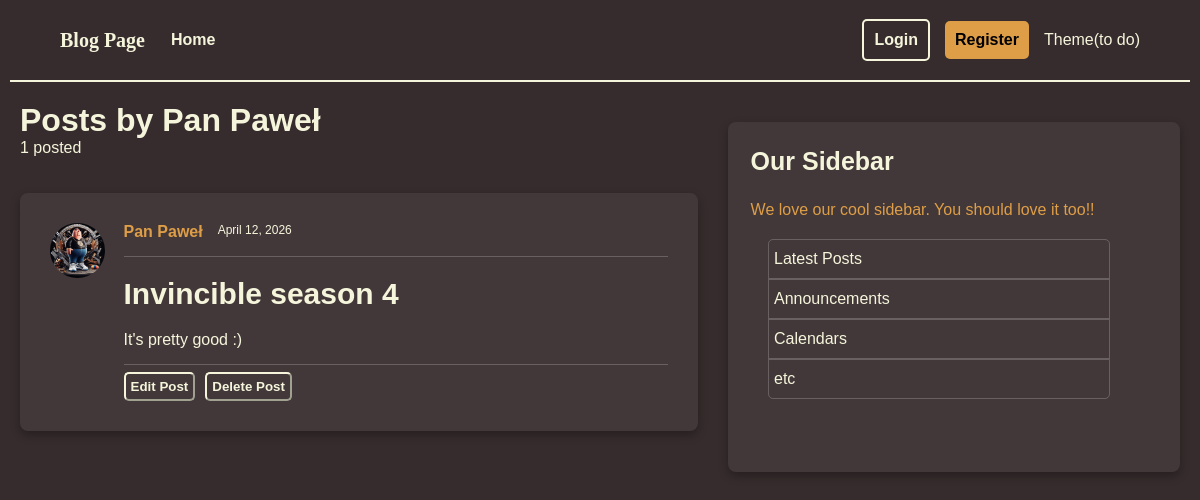
Before: /users/1/posts with the older database file.
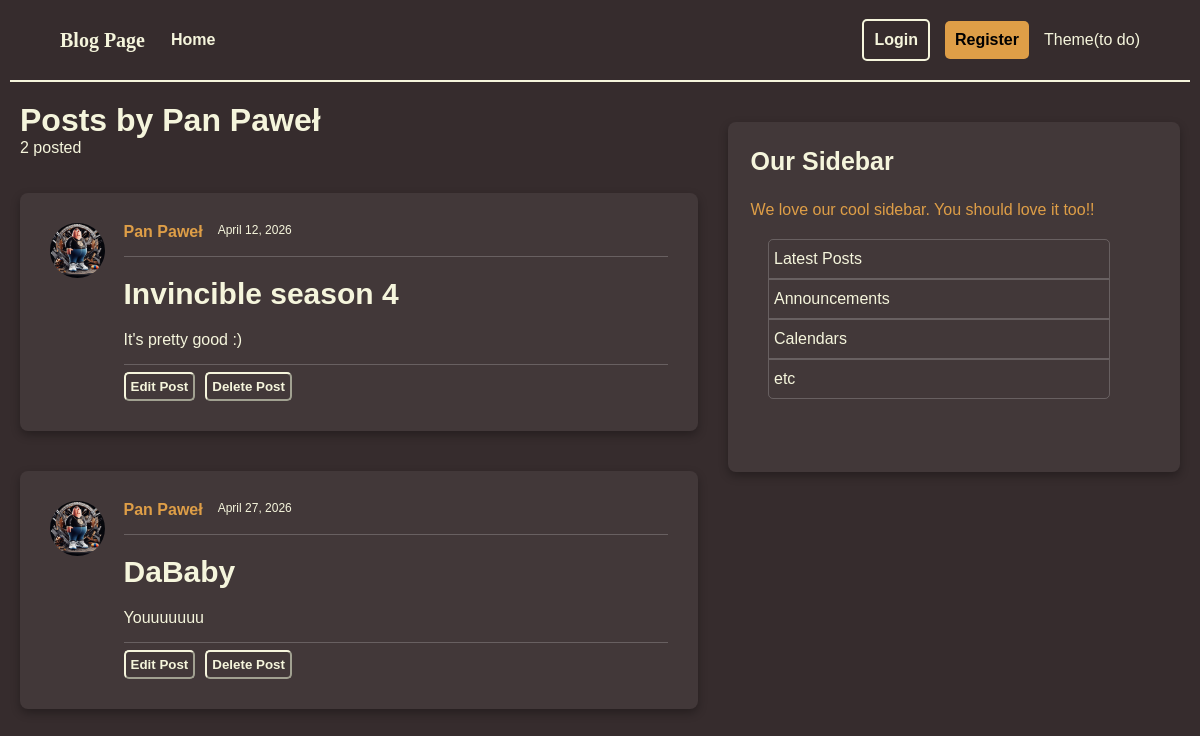
After: the same page with the newer database file.
### models.py (models this page shows, shortened)
class Post(Base):
    __tablename__ = "posts"
    id: Mapped[int] = mapped_column(Integer, primary_key=True, index=True)
    title: Mapped[str] = mapped_column(String(100), nullable=False)
    content: Mapped[str] = mapped_column(Text, nullable=False)
    user_id: Mapped[int] = mapped_column(
        ForeignKey("users.id"),
        nullable=False,
        index=True,
    )
    date_posted: Mapped[datetime] = mapped_column(
        DateTime(timezone=True),
        default=lambda: datetime.now(UTC),
    )
    author: Mapped[User] = relationship(back_populates="posts")

class User(Base):
    __tablename__ = "users"
    id: Mapped[int] = mapped_column(Integer, primary_key=True, index=True)
    username: Mapped[str] = mapped_column(String(50), unique=True, nullable=False)
    email: Mapped[str] = mapped_column(String(120), unique=True, nullable=False)
    image_file: Mapped[str | None] = mapped_column(
        String(200),
        nullable=True,
        default=None,
    )
    posts: Mapped[list[Post]] = relationship(back_populates="author", cascade = "all, delete-orphan")

### main.py (the view)
@app.get("/users/{user_id}/posts", include_in_schema=False)
def user_posts_page(request: Request, user_id: int, db: Annotated[Session, Depends(get_db)]):
    result = db.execute(select(models.User).where(models.User.id == user_id))
    user = result.scalars().first()
    if not user:
        raise HTTPException(
            status_code = status.HTTP_404_NOT_FOUND,
            detail = "User not found",
        )
    result = db.execute(select(models.Post).where(models.Post.user_id == user_id))
    posts = result.scalars().all()
    return template.TemplateResponse(
        request,
        "user_posts.html",
        {"posts": posts, "user": user, "title": f"{user.username}'s Posts"},
    )

### templates/user_posts.html
{% extends "layout.html" %}
{% block content %}
    <h1 class="posts_by">Posts by {{ user.username }}</h1>
    <p class="num_of_posts">{{ posts|length }} posted</p>
    {% for post in posts %}
        <div class="container">
            <div class="full_post">
                <img class="profile_pic" src="{{ post.author.image_path }}" alt="A profile picture of {{ post.author.username }}">
                <div class="post-content">
                <div class="author-and-date">
                    <a class="author" href="#">{{ post.author.username }}</a>
                    <small class="date_posted">{{ post.date_posted.strftime('%B %d, %Y') }}</small>
                </div>
                <hr class="post-line">
                <h2>
                <a class="title" href="#">{{ post.title }}</a>
                </h2>
                <p class="content">{{ post.content }}</p>
                <hr class="post-line">
                <div class="post-buttons">
                    <button id="edit-button">Edit Post</button>
                    <button id="delete-button">Delete Post</button>
                </div>
            </div>
            </div>
        </div>
    {% else %}
        <p class="no_posts">No posts by this user yet</p>
    {% endfor %}
{% endblock content %}

Changed rows visible on the page:
added Post: author.image_path (picture), author.username "Pan Paweł", date_posted "April 27, 2026", title "DaBaby", content "Youuuuuuu"
Other visible differences:
{{ posts|length }}: "1" → "2"
